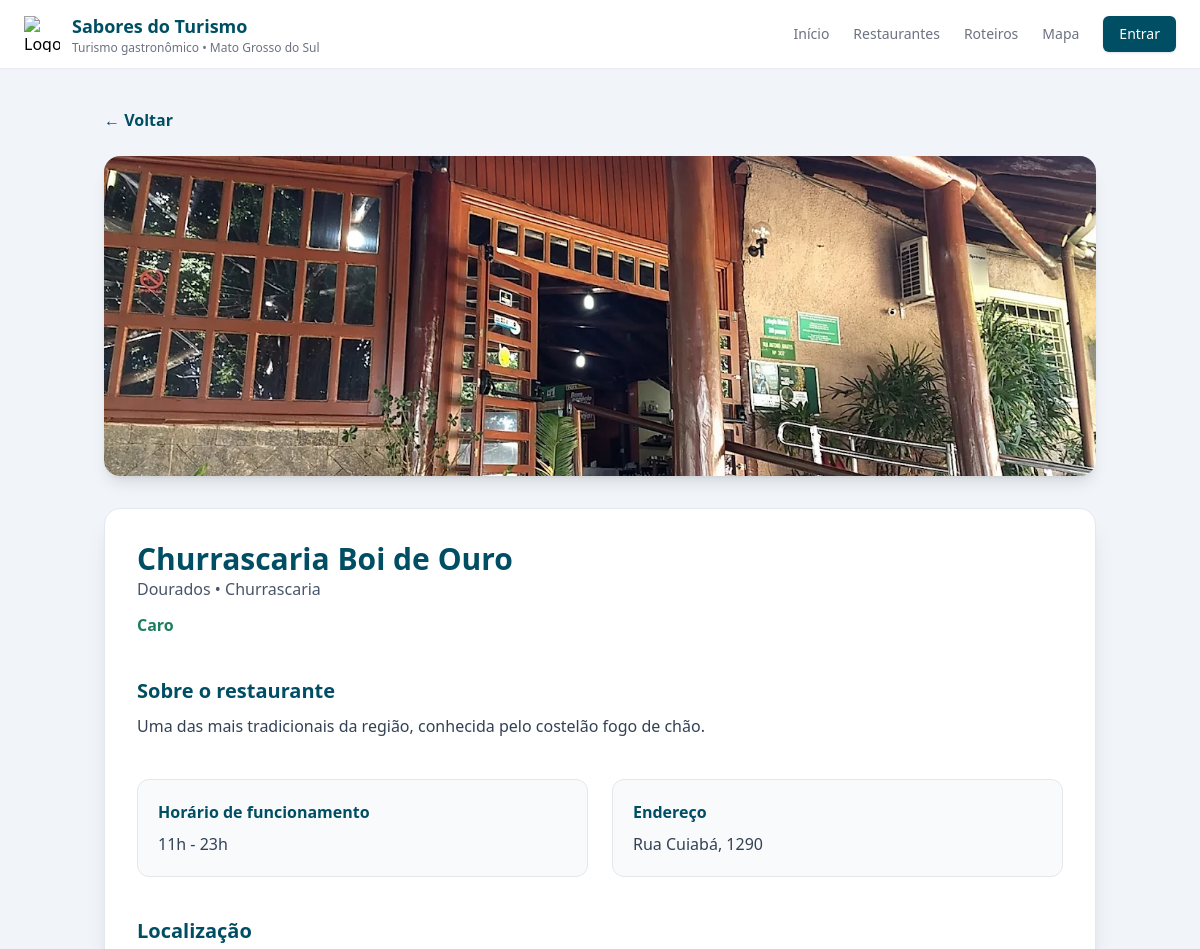
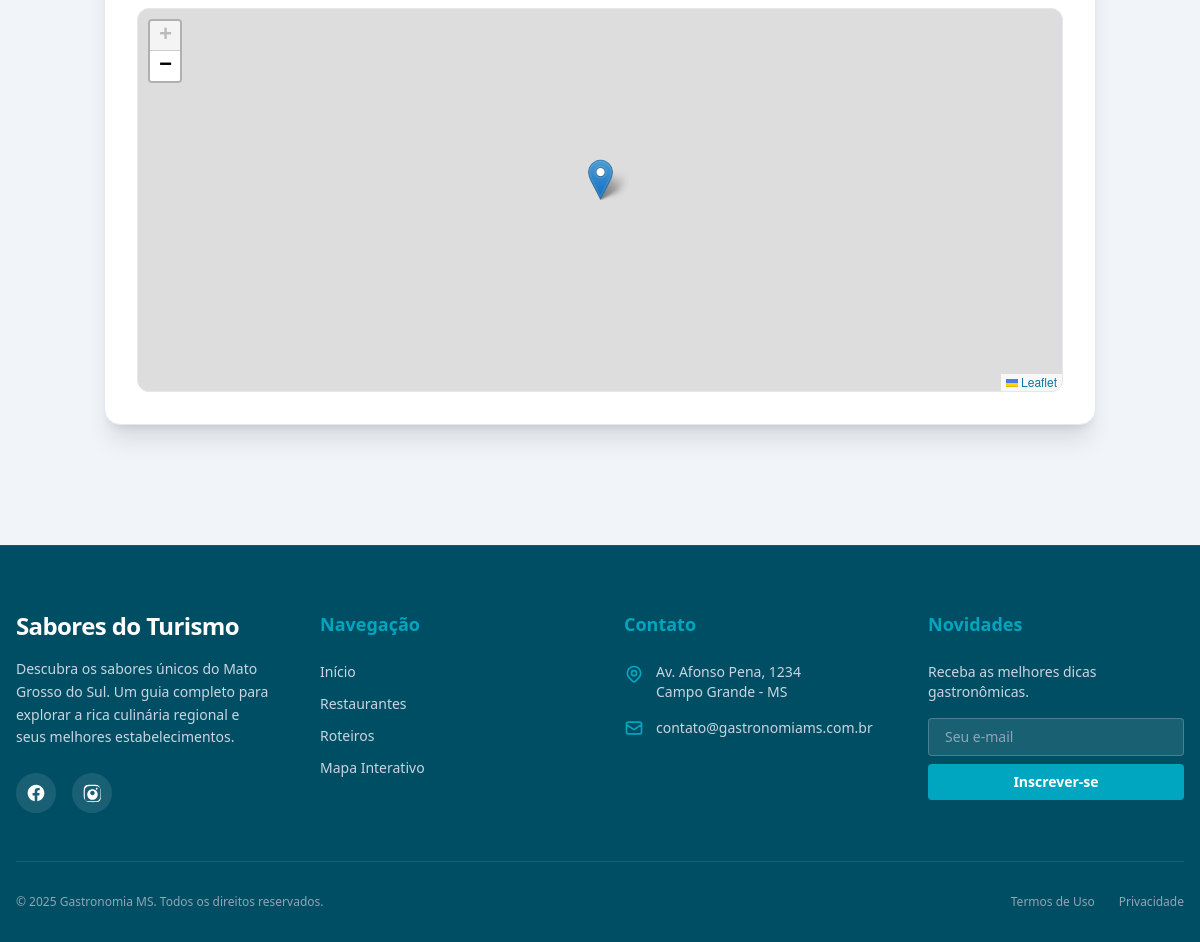
The app's page /View/pages/detalhesRestaurante.php?id=2 with its own data (2 pictures, top to bottom).
### tables this page shows
CREATE TABLE restaurantes (
  id INT AUTO_INCREMENT PRIMARY KEY,
  nome VARCHAR(200) NOT NULL,
  cidade varchar(255) NULL,
  categoria ENUM('Regional', 'Peixes e Frutos do Mar', 'Churrascaria', 'Comida Caseira', 'Italiano/Massas', 'Japonesa', 'Lanches e Porções'),
  descricao LONGTEXT,
  endereco VARCHAR(255),
  lat varchar(255),
  log varchar(255),
  horario_funcionamento VARCHAR(255),
  faixa_preco ENUM('barato','moderado','caro', 'sofisticado'),
  caminho_imagem VARCHAR(255),
  criado_em DATETIME NOT NULL DEFAULT CURRENT_TIMESTAMP,
  atualizado_em DATETIME NULL ON UPDATE CURRENT_TIMESTAMP
);

### Config/database.php (called while the page is built)
<?php
class Database
{
    private $host = "localhost";
    private $port = "3306";
    private $dbName = "saboresdoturismo";
    private $user = "root";
    private $password = "010206";
    public function conectar()
    {
        $url = "mysql:host=$this->host;port=$this->port;dbname=$this->dbName";
        $conn = new PDO($url, $this->user, $this->password);
        return $conn;
    }
}
?>

### Model/restauranteModel.php (called while the page is built, shortened)
<?php
require_once __DIR__ . '/../Config/database.php';
class RestauranteModel
{
    protected $conn;
    protected $tabela = "restaurantes";
    public function __construct()
    {
        $database = new Database();
        $this->conn = $database->conectar();
    }
    public function buscarRestaurantePorId($id)
    {
        try {
            $sql = "SELECT * FROM {$this->tabela} WHERE id = :id LIMIT 1";
            $stmt = $this->conn->prepare($sql);
            $stmt->bindValue(':id', $id);
            $stmt->execute();
            return $stmt->fetch(PDO::FETCH_ASSOC);
        } catch (PDOException $e) {
            error_log("Erro ao buscar restaurante por ID: " . $e->getMessage());
            return false;
        }
    }
}

### View/pages/detalhesRestaurante.php (the view, shortened to what this page needs)
<?php
require_once '../components/head.php';
require_once __DIR__ . '/../../Model/RestauranteModel.php';
$id = $_GET['id'] ?? null;
$restauranteModel = new RestauranteModel();
$restaurante = $restauranteModel->buscarRestaurantePorId($id);
?>
<body class="min-h-screen bg-slate-100">
    <?php require_once '../components/navbar.php'; ?>
    <main class="max-w-5xl mx-auto px-4 py-10">
        <a href="/hackathon/View/pages/restaurantes.php"
            class="inline-block mb-6 text-[#004e64] font-semibold hover:underline">
            ← Voltar
        </a>
        <div class="w-full h-64 md:h-80 rounded-2xl overflow-hidden shadow-lg mb-8">
            <img src="<?= htmlspecialchars($restaurante['caminho_imagem']) ?>" class="w-full h-full object-cover"
                alt="<?= htmlspecialchars($restaurante['nome']) ?>">
        </div>
        <div class="bg-white rounded-2xl shadow-xl border border-slate-200 p-8 space-y-10">
            <section>
                <h1 class="text-3xl font-bold text-[#004e64] flex items-center gap-4">
                    <?= htmlspecialchars($restaurante["nome"]) ?>
                </h1>
                <p class="text-slate-600">
                    <?= htmlspecialchars($restaurante["cidade"]) ?> • <?= htmlspecialchars($restaurante["categoria"]) ?>
                </p>
                <div class="flex items-center gap-4 mt-3">
                    <span
                        class="text-[#1b7f5f] font-semibold capitalize"><?= htmlspecialchars($restaurante["faixa_preco"]) ?></span>
                </div>
            </section>
            <section>
                <h2 class="text-xl font-semibold text-[#004e64] mb-2">Sobre o restaurante</h2>
                <p class="text-slate-700 leading-relaxed">
                    <?= nl2br(htmlspecialchars($restaurante["descricao"])) ?>
                </p>
            </section>
            <section class="grid md:grid-cols-2 gap-6">
                <div class="bg-slate-50 border rounded-xl p-5">
                    <h3 class="font-semibold text-[#004e64] mb-2">Horário de funcionamento</h3>
                    <p class="text-slate-700"><?= htmlspecialchars($restaurante["horario_funcionamento"]) ?></p>
                </div>
                <div class="bg-slate-50 border rounded-xl p-5">
                    <h3 class="font-semibold text-[#004e64] mb-2">Endereço</h3>
                    <p class="text-slate-700"><?= htmlspecialchars($restaurante["endereco"]) ?></p>
                </div>
            </section>
            <section>
                <h2 class="text-xl font-semibold text-[#004e64] mb-3">Localização</h2>
                <?php require '../components/mapa.php'; ?>
            </section>
        </div>
    </main>
    <?php require_once '../components/footer.php'; ?>
</body>
</html>

### View/assets/css/global.css (style rules this page uses)
:root { --pantanal-azul: #004e64; --pantanal-ciano: #00a6bf; --pantanal-dourado: #f2c14e; --pantanal-verde: #1b7f5f; --muted: #6b7280; --bg-light: #f8fafc; --bg-card: #ffffff; --shadow-soft: 0 2px 6px rgba(0, 0, 0, 0.07); --shadow-medium: 0 4px 12px rgba(0, 0, 0, 0.1); }

### records on screen
restaurantes: caminho_imagem (picture), nome "Churrascaria Boi de Ouro", cidade "Dourados", categoria "Churrascaria", faixa_preco "Caro", descricao "Uma das mais tradicionais da região, conhecida pelo costelão fogo de chão.", horario_funcionamento "11h - 23h", endereco "Rua Cuiabá, 1290"
